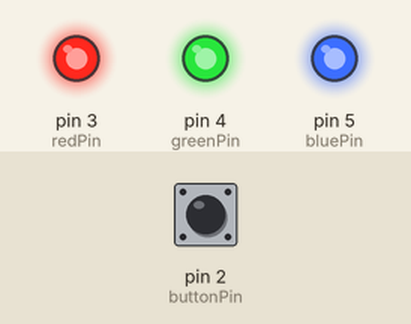
Simulated run of this sketch. Board: Arduino Uno, built with avr-gcc and run on an emulated ATmega328P. Shown: output pins drawn as LEDs (lit = HIGH). The inputs (shaded band) are chosen by the test bench; at power-on: pin 2 (buttonPin) LOW.

Above: at 1.2 s.
1.3 s: pin 2 (buttonPin) pulled HIGH for 0.15 s
At 2.1 s:
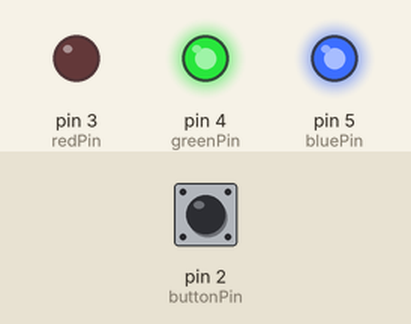
2.9 s: pin 2 (buttonPin) pulled HIGH for 1 s
At 3.3 s:
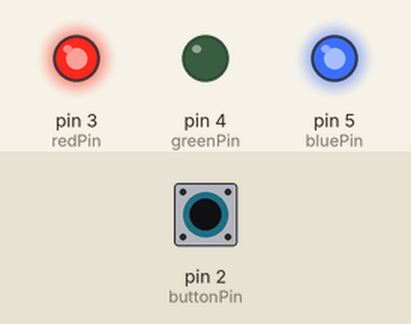
5.4 s: pin 2 (buttonPin) pulled HIGH for 0.15 s
At 6.4 s:
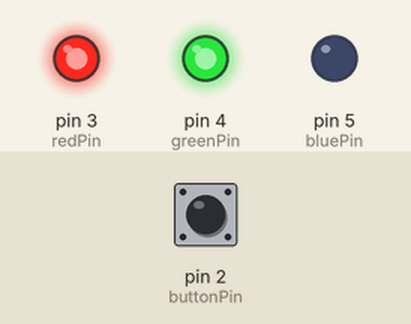
7.0 s: pin 2 (buttonPin) pulled HIGH for 3.2 s
At 7.7 s:
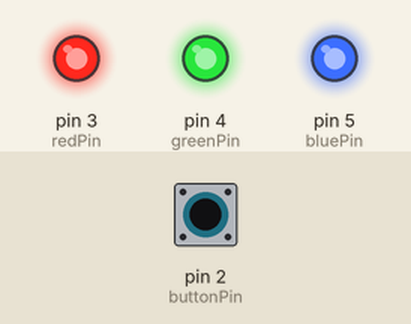
Timing chart, 0 to 10.0 s (numbered marks = the images above; inputs shaded):
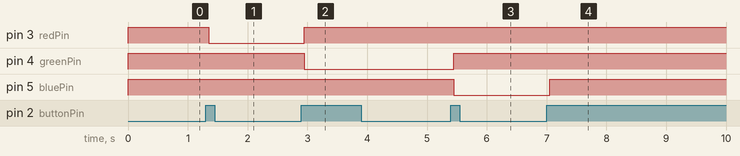

Measured:
- after the input at 1.3 s, pin 3 (redPin): HIGH → LOW after 0.05 s
- after the input at 2.9 s, pin 3 (redPin): LOW → HIGH after 0.05 s; pin 4 (greenPin): HIGH → LOW after 0.05 s
- after the input at 5.4 s, pin 4 (greenPin): LOW → HIGH after 0.05 s; pin 5 (bluePin): HIGH → LOW after 0.05 s
- after the input at 7.0 s, pin 5 (bluePin): LOW → HIGH after 0.05 s

The sketch:

practice-5.ino
```cpp
const int buttonPin = 2;
const int redPin = 3;
const int greenPin = 4;
const int bluePin = 5;
int ledcolor = 0;
bool ButtonPressed = false;

void setup() {
  pinMode(buttonPin, INPUT);
  pinMode(redPin, OUTPUT);
  pinMode(greenPin, OUTPUT);
  pinMode(bluePin, OUTPUT);
}

void loop() {
  int buttonState = digitalRead(buttonPin);

  if (buttonState == HIGH && !ButtonPressed) {
    ledcolor = ledcolor + 1;
    if (ledcolor > 3) {
      ledcolor = 0;
    }
    ButtonPressed = true;
    delay(50);
  }

  if (buttonState == LOW && ButtonPressed) {
    ButtonPressed = false;
    delay(50);
  }

  if (ledcolor == 0) {
    digitalWrite(redPin, HIGH);
    digitalWrite(greenPin, HIGH);
    digitalWrite(bluePin, HIGH);
  } else if (ledcolor == 1) {
    digitalWrite(redPin, LOW);
    digitalWrite(greenPin, HIGH);
    digitalWrite(bluePin, HIGH);
  } else if (ledcolor == 2) {
    digitalWrite(redPin, HIGH);
    digitalWrite(greenPin, LOW);
    digitalWrite(bluePin, HIGH);
  } else if (ledcolor == 3) {
    digitalWrite(redPin, HIGH);
    digitalWrite(greenPin, HIGH);
    digitalWrite(bluePin, LOW);
  }
}
```
